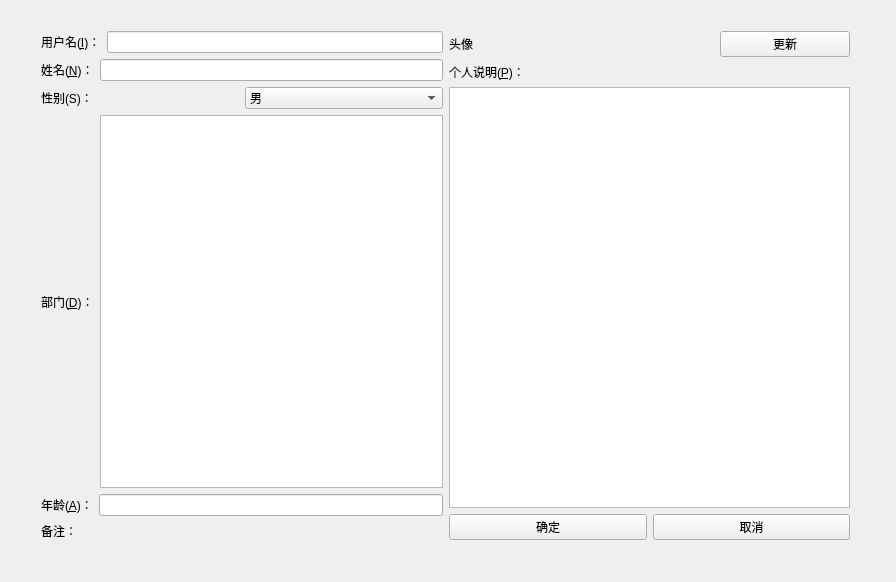
<?xml version="1.0" encoding="UTF-8"?>
<ui version="4.0">
 <class>Widget</class>
 <widget class="QWidget" name="Widget">
  <property name="geometry">
   <rect>
    <x>0</x>
    <y>0</y>
    <width>896</width>
    <height>582</height>
   </rect>
  </property>
  <property name="windowTitle">
   <string>Widget</string>
  </property>
  <widget class="QWidget" name="">
   <property name="geometry">
    <rect>
     <x>30</x>
     <y>20</y>
     <width>831</width>
     <height>531</height>
    </rect>
   </property>
   <layout class="QHBoxLayout" name="horizontalLayout_8">
    <item>
     <layout class="QVBoxLayout" name="verticalLayout_2">
      <item>
       <layout class="QHBoxLayout" name="horizontalLayout">
        <item>
         <widget class="QLabel" name="label">
          <property name="text">
           <string>用户名(&amp;I)：</string>
          </property>
          <property name="buddy">
           <cstring>user</cstring>
          </property>
         </widget>
        </item>
        <item>
         <widget class="QLineEdit" name="user"/>
        </item>
       </layout>
      </item>
      <item>
       <layout class="QHBoxLayout" name="horizontalLayout_2">
        <item>
         <widget class="QLabel" name="label_2">
          <property name="text">
           <string>姓名(&amp;N)：</string>
          </property>
          <property name="buddy">
           <cstring>name</cstring>
          </property>
         </widget>
        </item>
        <item>
         <widget class="QLineEdit" name="name"/>
        </item>
       </layout>
      </item>
      <item>
       <layout class="QHBoxLayout" name="horizontalLayout_3">
        <item>
         <widget class="QLabel" name="label_3">
          <property name="text">
           <string>性别(S)：</string>
          </property>
          <property name="buddy">
           <cstring>sex</cstring>
          </property>
         </widget>
        </item>
        <item>
         <widget class="QComboBox" name="sex">
          <item>
           <property name="text">
            <string>男</string>
           </property>
          </item>
          <item>
           <property name="text">
            <string>女</string>
           </property>
          </item>
         </widget>
        </item>
       </layout>
      </item>
      <item>
       <layout class="QHBoxLayout" name="horizontalLayout_4">
        <item>
         <widget class="QLabel" name="label_4">
          <property name="text">
           <string>部门(&amp;D)：</string>
          </property>
          <property name="buddy">
           <cstring>department</cstring>
          </property>
         </widget>
        </item>
        <item>
         <widget class="QTextEdit" name="department"/>
        </item>
       </layout>
      </item>
      <item>
       <layout class="QHBoxLayout" name="horizontalLayout_5">
        <item>
         <widget class="QLabel" name="label_5">
          <property name="text">
           <string>年龄(&amp;A)：</string>
          </property>
          <property name="buddy">
           <cstring>age</cstring>
          </property>
         </widget>
        </item>
        <item>
         <widget class="QLineEdit" name="age"/>
        </item>
       </layout>
      </item>
      <item>
       <widget class="QLabel" name="label_6">
        <property name="text">
         <string>备注：</string>
        </property>
       </widget>
      </item>
     </layout>
    </item>
    <item>
     <layout class="QVBoxLayout" name="verticalLayout_3">
      <item>
       <layout class="QHBoxLayout" name="horizontalLayout_6">
        <item>
         <widget class="QLabel" name="label_7">
          <property name="text">
           <string>头像</string>
          </property>
         </widget>
        </item>
        <item>
         <widget class="QLabel" name="avatarPic">
          <property name="text">
           <string/>
          </property>
         </widget>
        </item>
        <item>
         <widget class="QPushButton" name="pushButton">
          <property name="text">
           <string>更新</string>
          </property>
         </widget>
        </item>
       </layout>
      </item>
      <item>
       <layout class="QVBoxLayout" name="verticalLayout">
        <item>
         <widget class="QLabel" name="label_8">
          <property name="text">
           <string>个人说明(&amp;P)：</string>
          </property>
          <property name="buddy">
           <cstring>description</cstring>
          </property>
         </widget>
        </item>
        <item>
         <widget class="QTextEdit" name="description"/>
        </item>
       </layout>
      </item>
      <item>
       <layout class="QHBoxLayout" name="horizontalLayout_7">
        <item>
         <widget class="QPushButton" name="Ok_Btn">
          <property name="text">
           <string>确定</string>
          </property>
         </widget>
        </item>
        <item>
         <widget class="QPushButton" name="Cancle_Btn">
          <property name="text">
           <string>取消</string>
          </property>
         </widget>
        </item>
       </layout>
      </item>
     </layout>
    </item>
   </layout>
  </widget>
 </widget>
 <layoutdefault spacing="6" margin="11"/>
 <tabstops>
  <tabstop>user</tabstop>
  <tabstop>name</tabstop>
  <tabstop>sex</tabstop>
  <tabstop>department</tabstop>
  <tabstop>age</tabstop>
  <tabstop>pushButton</tabstop>
  <tabstop>description</tabstop>
  <tabstop>Ok_Btn</tabstop>
  <tabstop>Cancle_Btn</tabstop>
 </tabstops>
 <resources/>
 <connections/>
</ui>
